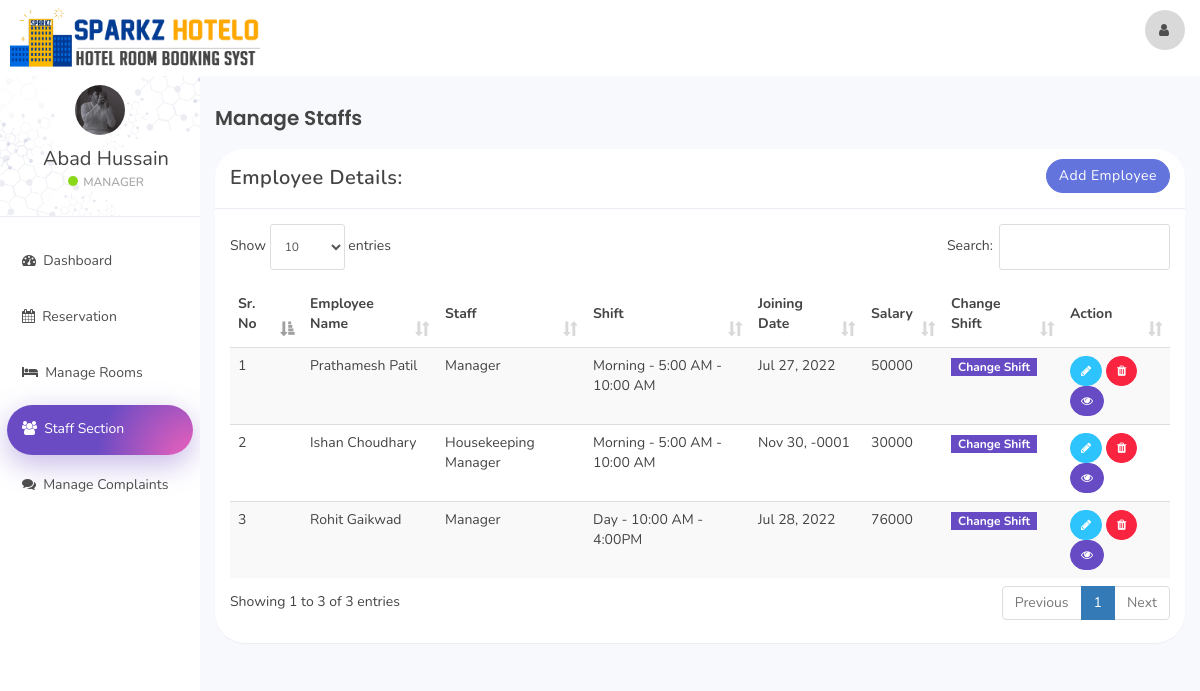
The page /sparkz/index.php?staff_mang (signed in) on the database its author committed.
### tables this page shows
CREATE TABLE `user` (
  `id` int(11) NOT NULL,
  `name` varchar(100) NOT NULL,
  `username` varchar(50) NOT NULL,
  `email` varchar(100) NOT NULL,
  `password` varchar(100) NOT NULL,
  `created_at` timestamp NOT NULL DEFAULT current_timestamp()
);

CREATE TABLE `staff` (
  `emp_id` int(11) NOT NULL,
  `emp_name` varchar(100) NOT NULL,
  `staff_type_id` int(11) NOT NULL,
  `shift_id` int(11) NOT NULL,
  `id_card_type` int(11) NOT NULL,
  `id_card_no` varchar(20) NOT NULL,
  `address` varchar(100) NOT NULL,
  `contact_no` bigint(20) NOT NULL,
  `salary` bigint(20) NOT NULL,
  `joining_date` timestamp NOT NULL DEFAULT current_timestamp(),
  `updated_at` timestamp NOT NULL DEFAULT current_timestamp() ON UPDATE current_timestamp()
);

CREATE TABLE `staff_type` (
  `staff_type_id` int(10) NOT NULL,
  `staff_type` varchar(100) NOT NULL
);

CREATE TABLE `shift` (
  `shift_id` int(10) NOT NULL,
  `shift` varchar(100) NOT NULL,
  `shift_timing` varchar(100) NOT NULL
);

### sparkz/staff_mang.php (the view, shortened to what this page needs)
<div class="col-sm-9 col-sm-offset-3 col-lg-10 col-lg-offset-2 main">
    <div class="row">
        <ol class="breadcrumb">
            <li class="active"><h1>Manage Staffs</h1></li>
        </ol>
    </div>
    <div class="row">
        <div class="col-lg-12">
            <div class="panel panel-default">
                <div class="panel-heading">Employee Details:
                    <a href="index.php?add_emp" class="btn btn-secondary pull-right" style="border-radius:0%">Add Employee</a>
                </div>
                <div class="panel-body">
                    <table class="table table-striped table-responsive" cellspacing="0" width="100%"
                           id="rooms">
                        <thead>
                        <tr>
                            <th>Sr. No</th>
                            <th>Employee Name</th>
                            <th>Staff</th>
                            <th>Shift</th>
                            <th>Joining Date</th>
                            <th>Salary</th>
                            <th>Change Shift</th>
                            <th>Action</th>
                        </tr>
                        </thead>
                        <tbody>
                        <?php
                        $staff_query = "SELECT * FROM staff  NATURAL JOIN staff_type NATURAL JOIN shift";
                        $staff_result = mysqli_query($connection, $staff_query);
                        if (mysqli_num_rows($staff_result) > 0) {
                            while ($staff = mysqli_fetch_assoc($staff_result)) { ?>
                                <tr>
                                    <td><?php echo $staff['emp_id']; ?></td>
                                    <td><?php echo $staff['emp_name']; ?></td>
                                    <td><?php echo $staff['staff_type']; ?></td>
                                    <td><?php echo $staff['shift'] . ' - ' . $staff['shift_timing']; ?></td>
                                    <td><?php echo date('M j, Y', strtotime($staff['joining_date'])); ?></td>
                                    <td><?php echo $staff['salary']; ?></td>
                                    <td>
                                        <button class="badge btn-warning" style="border-radius:0%" data-toggle="modal" data-target="#changeShift"
                                                data-id="<?php echo $staff['emp_id']; ?>" id="change_shift">Change Shift</button>
                                    </td>
                                    <td>
                                        <button data-toggle="modal"
                                                data-target="#empDetail<?php echo $staff['emp_id']; ?>"
                                                data-id="<?php echo $staff['emp_id']; ?>" id="editEmp"
                                                class="btn btn-sm btn-info" style="border-radius:60px;"><i class="fa fa-pencil"></i></button>
                                        <a href='functionmis.php?empid=<?php echo $staff['emp_id']; ?>'
                                           class="btn btn-sm btn-danger" onclick="return confirm('Are you Sure?')" style="border-radius:60px;"><i
                                                    class="fa fa-trash"></i></a>
                                        <a href='index.php?emp_history&empid=<?php echo $staff['emp_id']; ?>'
                                           class="btn btn-sm btn-warning" title="Employee Histery" style="border-radius:60px;"><i class="fa fa-eye"></i></a>
                                    </td>
                                </tr>
                                <?php
                            }
                        }
                        ?>
                        </tbody>
                    </table>
                </div>
            </div>
        </div>
    </div>
</div>

### sparkz/includes/sidebar.php (shortened to what this page needs)
<div id="sidebar-collapse" class="col-sm-3 col-lg-2 sidebar">
    <div class="profile-sidebar">
        <div class="profile-userpic">
            <img src="assets/img/user.png" class="img-responsive" alt="">
        </div>
        <div class="profile-usertitle">
            <div class="profile-usertitle-name"><?php echo $user['name'];?></div>
            <div class="profile-usertitle-status"><span class="indicator label-success"></span>Manager</div>
        </div>
    </div>
    <ul class="nav menu">
    <?php
        if (isset($_GET['dashboard'])){ ?>
            <li class="active">
                <a href="index.php?dashboard"><em class="fa fa-dashboard">&nbsp;</em>
                    Dashboard
                </a>
            </li>
        <?php } else{?>
            <li>
                <a href="index.php?dashboard"><em class="fa fa-dashboard">&nbsp;</em>
                    Dashboard
                </a>
            </li>
        <?php }
        if (isset($_GET['reservation'])){ ?>
            <li class="active">
            <a href="index.php?reservation"><em class="fa fa-calendar">&nbsp;</em>
                    Reservation
                </a>
            </li>
        <?php } else{?>
            <li>
            <a href="index.php?reservation"><em class="fa fa-calendar">&nbsp;</em>
                    Reservation
                </a>
            </li>
        <?php }
        if (isset($_GET['room_mang'])){ ?>
            <li class="active">
                <a href="index.php?room_mang"><em class="fa fa-bed">&nbsp;</em>
                    Manage Rooms
                </a>
            </li>
        <?php } else{?>
            <li>
            <a href="index.php?room_mang"><em class="fa fa-bed">&nbsp;</em>
                    Manage Rooms
                </a>
            </li>
        <?php }
        if (isset($_GET['staff_mang'])){ ?>
            <li class="active">
                <a href="index.php?staff_mang"><em class="fa fa-users">&nbsp;</em>
                    Staff Section
                </a>
            </li>
        <?php }
        if (isset($_GET['complain'])){ ?>
            <li class="active">
                <a href="index.php?complain"><em class="fa fa-comments">&nbsp;</em>
                    Manage Complaints
                </a>
            </li>
        <?php } else{?>
            <li>
                <a href="index.php?complain"><em class="fa fa-comments">&nbsp;</em>
                    Manage Complaints
                </a>
            </li>
        <?php }
        ?>
    </ul>
</div>

### rows shown on the page
user: name "Abad Hussain"
staff: emp_id "1", emp_name "Prathamesh Patil", staff_type.staff_type "Manager", shift.shift "Morning", shift.shift_timing "5:00 AM - 10:00 AM", joining_date "Jul 27, 2022", salary "50000"
staff: emp_id "2", emp_name "Ishan Choudhary", staff_type.staff_type "Housekeeping Manager", shift.shift "Morning", shift.shift_timing "5:00 AM - 10:00 AM", joining_date "Nov 30, -0001", salary "30000"
staff: emp_id "3", emp_name "Rohit Gaikwad", staff_type.staff_type "Manager", shift.shift "Day", shift.shift_timing "10:00 AM - 4:00PM", joining_date "Jul 28, 2022", salary "76000"
